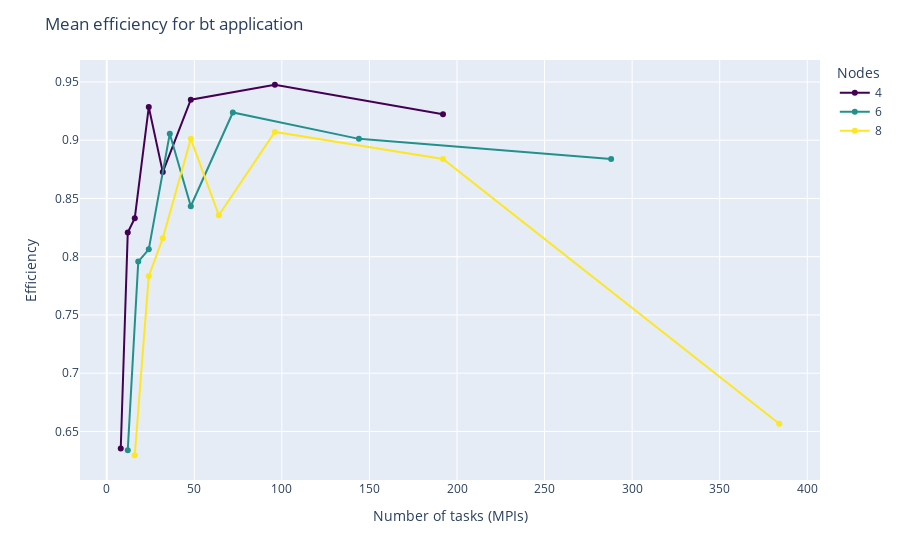

The code cell stored with this chart in its notebook:
### Markdown cell above
## Efficiency vs ntasks (MPIs)

### Code cell
fig = px.line(x=bt['ntasks'], y=bt['efficiency'],
                markers=True,
                color=bt['nodes'],
                color_discrete_sequence=['#440154', '#21918c', '#fde725'])
fig.update_layout(title='Mean efficiency for bt application',
                    legend_title_text='Nodes',
                    xaxis_title='Number of tasks (MPIs)',
                    yaxis_title='Efficiency')

fig.show()

### Figure 1 — Plotly figure (JSON) as saved in the notebook; plotly's stock layout.template omitted (floating-point values rounded to 4 significant figures)
{"data": [{"hovertemplate": "color=4<br>x=%{x}<br>y=%{y}<extra></extra>", "legendgroup": "4", "line": {"color": "#440154", "dash": "solid"}, "marker": {"symbol": "circle"}, "mode": "markers+lines", "name": "4", "orientation": "v", "showlegend": true, "type": "scatter", "x": [8, 12, 16, 24, 32, 48, 96, 192], "xaxis": "x", "y": [0.6354, 0.8207, 0.8331, 0.9285, 0.8726, 0.9347, 0.9476, 0.9222], "yaxis": "y"}, {"hovertemplate": "color=6<br>x=%{x}<br>y=%{y}<extra></extra>", "legendgroup": "6", "line": {"color": "#21918c", "dash": "solid"}, "marker": {"symbol": "circle"}, "mode": "markers+lines", "name": "6", "orientation": "v", "showlegend": true, "type": "scatter", "x": [12, 18, 24, 36, 48, 72, 144, 288], "xaxis": "x", "y": [0.6339, 0.7958, 0.8063, 0.9056, 0.8433, 0.9238, 0.9011, 0.8838], "yaxis": "y"}, {"hovertemplate": "color=8<br>x=%{x}<br>y=%{y}<extra></extra>", "legendgroup": "8", "line": {"color": "#fde725", "dash": "solid"}, "marker": {"symbol": "circle"}, "mode": "markers+lines", "name": "8", "orientation": "v", "showlegend": true, "type": "scatter", "x": [16, 24, 32, 48, 64, 96, 192, 384], "xaxis": "x", "y": [0.6296, 0.7834, 0.8158, 0.9011, 0.8356, 0.9071, 0.8838, 0.6565], "yaxis": "y"}], "layout": {"legend": {"title": {"text": "Nodes"}, "tracegroupgap": 0}, "margin": {"t": 60}, "title": {"text": "Mean efficiency for bt application"}, "xaxis": {"anchor": "y", "domain": [0, 1], "title": {"text": "Number of tasks (MPIs)"}}, "yaxis": {"anchor": "x", "domain": [0, 1], "title": {"text": "Efficiency"}}}}
